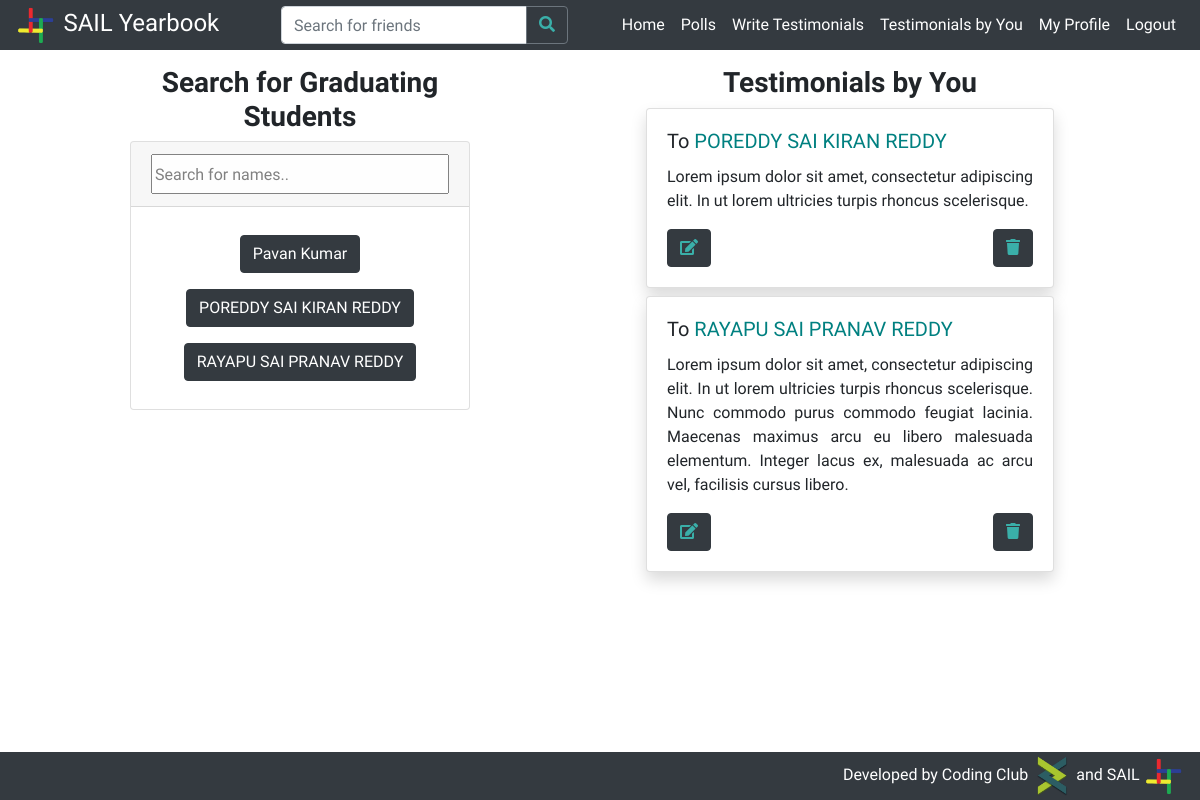
Screenshot of /write_testimonial/ (signed in) with the database file from the repository.
### students/models.py (models this page shows, shortened)
class Profile(models.Model):
    btech = '01'
    mtech = '41'
    phd = '61'
    msc = '21'
    msr = '43'
    ma = '22'
    bdes = '02'
    mdes = '42'
    error = '00'
    program_values = (
        (btech, 'BTech'),
        (mtech, 'MTech'),
        (phd, 'PhD'),
        (msc, 'MSc'),
        (msr, 'MS-R'),
        (ma, 'MA'),
        (bdes, 'BDes'),
        (mdes, 'MDes'),
        (error, 'Error')
    )
    cse = '01'
    ece = '02'
    me = '03'
    ce = '04'
    dd = '05'
    bsbe = '06'
    cl = '07'
    cst = '22'
    eee = '08'
    ma = '23'
    ph = '21'
    rt = '54'
    hss = '41'
    enc = '51'
    env = '52'
    nt = '53'
    lst = '55'
    department_values = (
        (cse, 'Computer Science & Engineering'),
        (ece, 'Electronics & Communication Engineering'),
        (me, 'Mechanical Engineering'),
        (ce, 'Civil Engineering'),
        (dd, 'Design'),
        (bsbe, 'Biosciences & Bioengineering'),
        (cl, 'Chemical Engineering'),
        (cst, 'Chemical Science & Technology'),
        (eee, 'Electronics & Electrical Engineering'),
        (ma, 'Mathematics & Computing'),
        (ph, 'Engineering Physics'),
        (rt, 'Rural Technology'),
        (hss, 'Humanities & Social Sciences'),
        (enc, 'Centre for Energy'),
        (env, 'Centre for Environment'),
        (nt, 'Centre for Nanotechnology'),
        (lst, 'Centre for Linguistic Science & Technology'),
        (error, 'Error')
    )
    profile_pic = models.ImageField(upload_to='profile_pics/', default='profile_pics/no-profile-pic.png')
    user = models.ForeignKey(User, on_delete=models.CASCADE)
    full_name = models.CharField(max_length=100)
    rollno = models.IntegerField()
    program = models.CharField(max_length=2, choices=program_values)
    department = models.CharField(max_length=3, choices=department_values)
    bio = models.TextField(max_length=1000)
    graduating = models.BooleanField(default=False)

class Testimonial(models.Model):
    favourite = models.BooleanField(default=False)
    given_by = models.ForeignKey(Profile, null=True, on_delete=models.CASCADE, related_name='given_by')
    content = models.TextField(max_length = 1000)
    given_to = models.ForeignKey(Profile, null=True, on_delete=models.CASCADE, related_name='given_to')

### students/views.py (the view)
# urls.py: path('write_testimonial/', student_views.write_testimonial, name='write_testimonial'),
@login_required
def write_testimonial(request):
    if request.method == 'GET':
        if request.user and not request.user.is_anonymous:
            logged_in = True
        else:
            logged_in = False
        if logged_in:
            user = User.objects.filter(username=request.user.username).first()
            profiles = Profile.objects.filter(graduating=True).order_by(Lower("full_name"))
            user_profile = Profile.objects.filter(user=user).first()
            testimonials = Testimonial.objects.filter(given_by=user_profile).order_by('-id')
            context = {
                'user': user,
                'profiles': profiles,
                'logged_in': logged_in,
                'testimonials': testimonials
            }
            return render(request, 'write_testimonial.html', context)
        else:
            return HttpResponseRedirect(reverse('login'))
    else:
        return error404(request)

### students/templates/write_testimonial.html (shortened to what this page needs)
{% extends 'base.html' %}
{% load static %}
{% block content %}
    <div class="container-fluid">
        <div class="row">
            <div class="col-xl-1 col-lg-12"></div>
            <div class="col-xl-4 col-lg-12" >
                <div class="container-fluid">
                    <h3 class="text-center" style="font-weight:bold;">Search for Graduating Students</h3>
                    <div class="card">
                        <div class="card-header">
                            <input type="text" id="search-input" onkeyup="searchFunction()" placeholder="Search for names.." title="Type in a name"
                                style="width:100%;height:2.5em;opacity:0.9;">
                        </div>
                        <div class="card-body">
                            <div class="d-flex justify-content-around flex-wrap" id="profile-links-flex">
                                    {% for profile in profiles %}
                                        <a href="{% url 'profile' profile.user.username %}" class="m-2 btn btn-dark profile-link-button"
                                        style="text-decoration:none;">{{ profile.full_name }}  </a>
                                    {% endfor %}
                            </div>
                        </div>
                    </div>
                </div>
            </div>
            <div class="col-xl-1 col-lg-12"></div>
            <div class="col-xl-5 col-lg-12 mt-xl-0 mt-sm-4">
                <div class="container-fluid">
                    <h3 class="text-center" id="testimonials" style="font-weight: bold;">Testimonials by You</h3>
                    {% for testimonial in testimonials %}
                        <div class="card shadow my-2 mx-lg-3" id="testimonial-{{ testimonial.id }}">
                            <div class="card-body">
                                <h5 class="card-title">
                                    To
                                    <a href="{% url 'profile' testimonial.given_to.user.username %}">
                                        {{ testimonial.given_to.full_name }}
                                    </a>
                                </h5>
                                <p class="card-text text-justify">
                                    {{ testimonial.content | linebreaksbr }}
                                </p>
                                <p class="float-left my-0">
                                    <button class="btn btn-dark" data-toggle="modal" data-target="#testimonial-modal-{{ testimonial.id }}"><i style="color: #3aafa9;" class="fas fa-edit"></i></button>
                                </p>
                                <p class="float-right my-0">
                                    <button class="btn btn-dark" onclick="deleteTestimonial({{ testimonial.id }})" data-toggle="tooltip" title="Delete the testimonial from your profile."><i style="color: #3aafa9;" class="fas fa-trash"></i></button>
                                </p>
                            </div>
                        </div>
                    {% endfor %}
                </div>
            </div>
            <div class="col-xl-1 col-lg-12"></div>
        </div>
    </div>
{% endblock %}

### students/templates/base.html (style rules this page uses)
a { color: teal; }
body { padding-top: 50px; }

### rows the page displays
Profile: full_name "Pavan Kumar"
Profile: full_name "POREDDY SAI KIRAN REDDY"
Profile: full_name "RAYAPU SAI PRANAV REDDY"
Testimonial: given_to.full_name "POREDDY SAI KIRAN REDDY", content "Lorem ipsum dolor sit amet, consectetur adipiscing elit. In ut lorem ultricies turpis rhoncus scelerisque."
Testimonial: given_to.full_name "RAYAPU SAI PRANAV REDDY", content "Lorem ipsum dolor sit amet, consectetur adipiscing elit. In ut lorem ultricies turpis rhoncus scelerisque. Nunc commodo purus commodo feugiat lacinia. Maecenas maximus arcu eu libero malesuada elementum. Integer lacus ex, malesuada ac arcu vel, facilisis cursus libero."
